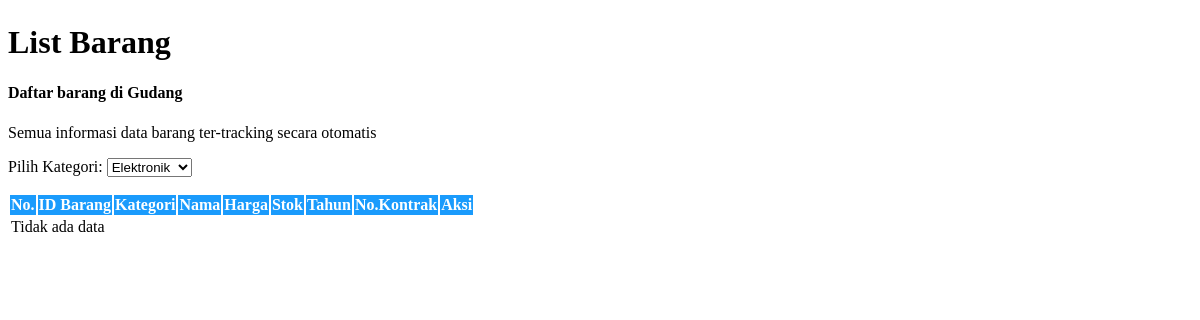
/user/databarang.php, run on an earlier commit of the app's database.
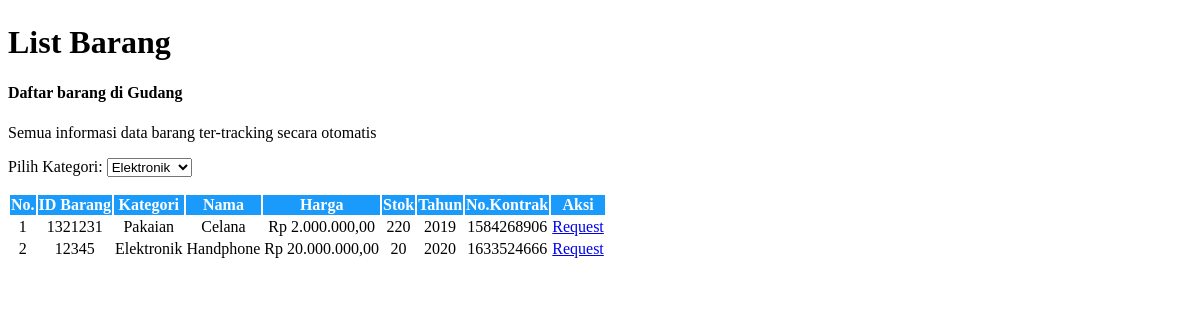
And on a later commit of the database.
### tables this page shows
CREATE TABLE `barang` (
  `id_barang` varchar(11) NOT NULL,
  `id_komoditi` int(11) NOT NULL,
  `nama_barang` varchar(250) NOT NULL,
  `id_admin` int(11) NOT NULL,
  `harga_barang` int(11) NOT NULL,
  `jumlah_barang` int(11) NOT NULL,
  `tahun_produksi` int(11) NOT NULL,
  `no_kontrak` int(11) NOT NULL,
  `status_barang` bit(1) NOT NULL,
  `created_at` timestamp NOT NULL DEFAULT current_timestamp(),
  `deleted_at` timestamp NOT NULL DEFAULT current_timestamp() ON UPDATE current_timestamp(),
  `updated_at` timestamp NOT NULL DEFAULT current_timestamp() ON UPDATE current_timestamp()
);

CREATE TABLE `komoditi` (
  `id_komoditi` int(11) NOT NULL,
  `jenis_komoditi` varchar(50) NOT NULL
);

### helper.php (called while the page is built, shortened)
<?php
    function rupiah($angka){
        $hasil_rupiah = "Rp " . number_format($angka,2,',','.');
        return $hasil_rupiah;
    }
?>

### user/databarang.php (the view, shortened to what this page needs)
<?php
    include_once('helper.php');
?>
<body>
    <div class="page-wrapper">
        <div class="container-fluid">
            <div class="row">
                <div class="col-12">
                    <h1 text-align="center" style="margin:2% 0% 2% 0%;">List Barang</h1>
                    <div class="card">
                        <div class="card-body">
                            <div class="table-responsive">
                                <h4>Daftar barang di Gudang</h4>
                                <p>Semua informasi data barang ter-tracking secara otomatis</p>
                                <form action="/action_page.php">
                                    <label for="cars">Pilih Kategori:</label>
                                    <select id="cars" name="cars">
                                        <option value="1">Elektronik</option>
                                    </select>
                                </form>
                                <table class="table mb-0 table-hover align-middle text-nowrap">
                                    <thead style="background-color:#1a9bfc;">
                                        <tr>
                                            <th style="color:white; text-align:center;">No.</th>
                                            <th style="color:white; text-align:center;">ID Barang</th>
                                            <th style="color:white; text-align:center;">Kategori</th>
                                            <th style="color:white; text-align:center;">Nama</th>
                                            <th style="color:white; text-align:center;">Harga</th>
                                            <th style="color:white; text-align:center;">Stok</th>
                                            <th style="color:white; text-align:center;">Tahun</th>
                                            <th style="color:white; text-align:center;">No.Kontrak</th>
                                            <th style="color:white; text-align:center;">Aksi</th>
                                        </tr>
                                    </thead>
                                    <tbody>
                                        <?php
                                            include 'database.php';
                                            $no = 1;
                                            $sql = mysqli_query($koneksi,'SELECT * FROM barang LEFT JOIN komoditi USING(id_komoditi) ORDER BY nama_barang ASC');
                                            if (mysqli_num_rows($sql) > 0 ) {
                                            while ($row = mysqli_fetch_array($sql)){
                                        ?>
                                            <tr>
                                            <td style="text-align:center;"><?php echo $no++ ?></td>
                                            <td style="text-align:center;"><?php echo $row['id_barang']?></td>
                                            <td style="text-align:center;"><?php echo $row['jenis_komoditi']?></td>
                                            <td style="text-align:center;"><?php echo $row['nama_barang']?></td>
                                            <td style="text-align:center;"><?php echo rupiah ($row['harga_barang'])?></td>
                                            <td style="text-align:center;"><?php echo $row['jumlah_barang']?></td>
                                            <td style="text-align:center;"><?php echo $row['tahun_produksi']?></td>
                                            <td style="text-align:center;"><?php echo $row['no_kontrak']?></td>
                                            <td style="text-align:center;"><a class="btn btn-success" href="index.php?page=user/requestbarang.php&id=<?php echo $row['id_barang'] ?>">Request</a>
                                            </td>
                                            </tr>
                                        <?php }
                                        }else { ?>
                                            <tr>
                                                <td colspan="9">Tidak ada data</td>
                                            </tr>
                                        <?php } ?>
                                </tbody>
                            </table>
                            </div>
                        </div>
                    </div>
                </div>
            </div>
        </div>
    </div>
</body>
</html>

What changed in the data, as far as the page shows it:
added barang: id_barang "1321231", id_komoditi.jenis_komoditi "Pakaian", nama_barang "Celana", harga_barang "Rp 2.000.000,00", jumlah_barang "220", tahun_produksi "2019", no_kontrak "1584268906"
added barang: id_barang "12345", id_komoditi.jenis_komoditi "Elektronik", nama_barang "Handphone", harga_barang "Rp 20.000.000,00", jumlah_barang "20", tahun_produksi "2020", no_kontrak "1633524666"
Also different on the page:
text no longer shown: "Tidak ada data"
